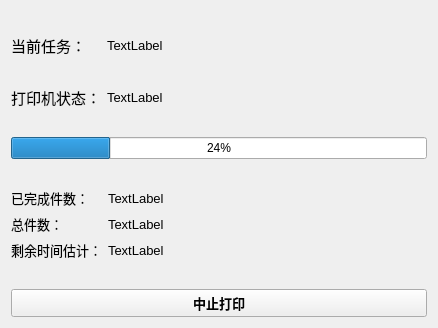
<?xml version="1.0" encoding="UTF-8"?>
<ui version="4.0">
 <class>Printing</class>
 <widget class="QWidget" name="Printing">
  <property name="geometry">
   <rect>
    <x>0</x>
    <y>0</y>
    <width>438</width>
    <height>328</height>
   </rect>
  </property>
  <property name="windowTitle">
   <string>打印中</string>
  </property>
  <layout class="QVBoxLayout" name="verticalLayout">
   <item>
    <layout class="QFormLayout" name="formLayout_2">
     <item row="0" column="1">
      <spacer name="verticalSpacer_5">
       <property name="orientation">
        <enum>Qt::Vertical</enum>
       </property>
       <property name="sizeHint" stdset="0">
        <size>
         <width>20</width>
         <height>40</height>
        </size>
       </property>
      </spacer>
     </item>
     <item row="1" column="0">
      <widget class="QLabel" name="label">
       <property name="font">
        <font>
         <pointsize>11</pointsize>
        </font>
       </property>
       <property name="text">
        <string>当前任务：</string>
       </property>
      </widget>
     </item>
     <item row="1" column="1">
      <widget class="QLabel" name="CJ_Info_label">
       <property name="font">
        <font>
         <pointsize>10</pointsize>
        </font>
       </property>
       <property name="text">
        <string>TextLabel</string>
       </property>
      </widget>
     </item>
     <item row="3" column="0">
      <spacer name="verticalSpacer_6">
       <property name="orientation">
        <enum>Qt::Vertical</enum>
       </property>
       <property name="sizeHint" stdset="0">
        <size>
         <width>20</width>
         <height>40</height>
        </size>
       </property>
      </spacer>
     </item>
     <item row="4" column="0">
      <widget class="QLabel" name="label_3">
       <property name="font">
        <font>
         <pointsize>11</pointsize>
        </font>
       </property>
       <property name="text">
        <string>打印机状态：</string>
       </property>
      </widget>
     </item>
     <item row="4" column="1">
      <widget class="QLabel" name="PS_label">
       <property name="font">
        <font>
         <pointsize>10</pointsize>
        </font>
       </property>
       <property name="text">
        <string>TextLabel</string>
       </property>
      </widget>
     </item>
     <item row="5" column="0">
      <spacer name="verticalSpacer">
       <property name="orientation">
        <enum>Qt::Vertical</enum>
       </property>
       <property name="sizeHint" stdset="0">
        <size>
         <width>20</width>
         <height>40</height>
        </size>
       </property>
      </spacer>
     </item>
     <item row="6" column="0" colspan="2">
      <widget class="QProgressBar" name="progressBar">
       <property name="value">
        <number>24</number>
       </property>
      </widget>
     </item>
     <item row="7" column="0">
      <spacer name="verticalSpacer_2">
       <property name="orientation">
        <enum>Qt::Vertical</enum>
       </property>
       <property name="sizeHint" stdset="0">
        <size>
         <width>20</width>
         <height>40</height>
        </size>
       </property>
      </spacer>
     </item>
     <item row="8" column="0" colspan="2">
      <layout class="QFormLayout" name="formLayout">
       <item row="0" column="0">
        <widget class="QLabel" name="label_5">
         <property name="font">
          <font>
           <pointsize>10</pointsize>
          </font>
         </property>
         <property name="text">
          <string>已完成件数：</string>
         </property>
        </widget>
       </item>
       <item row="0" column="1">
        <widget class="QLabel" name="NF_label">
         <property name="font">
          <font>
           <pointsize>10</pointsize>
          </font>
         </property>
         <property name="text">
          <string>TextLabel</string>
         </property>
        </widget>
       </item>
       <item row="1" column="0">
        <widget class="QLabel" name="label_6">
         <property name="font">
          <font>
           <pointsize>10</pointsize>
          </font>
         </property>
         <property name="text">
          <string>总件数：</string>
         </property>
        </widget>
       </item>
       <item row="1" column="1">
        <widget class="QLabel" name="TN_label">
         <property name="font">
          <font>
           <pointsize>10</pointsize>
          </font>
         </property>
         <property name="text">
          <string>TextLabel</string>
         </property>
        </widget>
       </item>
       <item row="2" column="0">
        <widget class="QLabel" name="label_7">
         <property name="font">
          <font>
           <pointsize>10</pointsize>
          </font>
         </property>
         <property name="text">
          <string>剩余时间估计：</string>
         </property>
        </widget>
       </item>
       <item row="2" column="1">
        <widget class="QLabel" name="ETA_label">
         <property name="font">
          <font>
           <pointsize>10</pointsize>
          </font>
         </property>
         <property name="text">
          <string>TextLabel</string>
         </property>
        </widget>
       </item>
      </layout>
     </item>
     <item row="9" column="0">
      <spacer name="verticalSpacer_3">
       <property name="orientation">
        <enum>Qt::Vertical</enum>
       </property>
       <property name="sizeHint" stdset="0">
        <size>
         <width>20</width>
         <height>40</height>
        </size>
       </property>
      </spacer>
     </item>
    </layout>
   </item>
   <item>
    <widget class="QPushButton" name="Stop_button">
     <property name="font">
      <font>
       <pointsize>10</pointsize>
       <weight>75</weight>
       <bold>true</bold>
      </font>
     </property>
     <property name="text">
      <string>中止打印</string>
     </property>
    </widget>
   </item>
   <item>
    <spacer name="verticalSpacer_4">
     <property name="orientation">
      <enum>Qt::Vertical</enum>
     </property>
     <property name="sizeHint" stdset="0">
      <size>
       <width>20</width>
       <height>40</height>
      </size>
     </property>
    </spacer>
   </item>
  </layout>
 </widget>
 <resources/>
 <connections/>
</ui>
